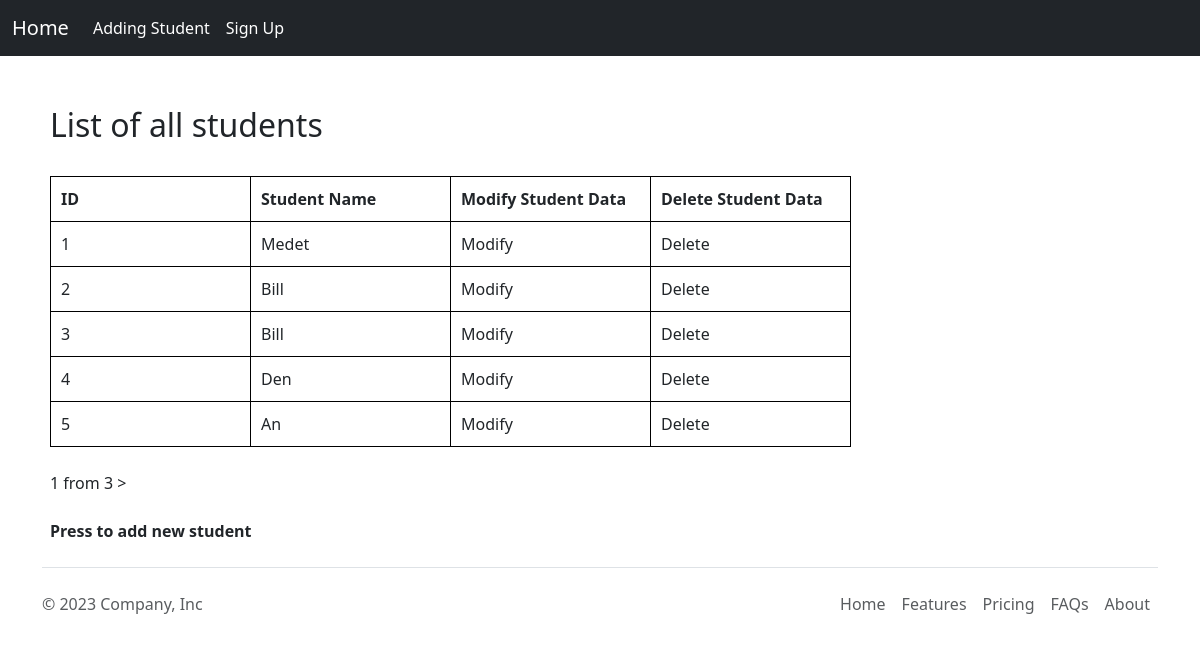
The page / on the database its author committed.
### app/models.py (models this page shows, shortened)
class Student(models.Model):
    name = models.CharField(max_length=30)
    lastname = models.CharField(max_length=30)
    grade = models.IntegerField()

### app/views.py (the view)
# urls.py: path('', StudentList.as_view(), name='home'),
class StudentList(ListView):
    model = Student
    template_name = 'home.html'
    context_object_name = 'students'
    ordering = 'id'
    paginate_by = 5
    def get_queryset(self):
        data = Student.objects.all()
        return data
    def get_context_data(self, **kwargs):
        context = super().get_context_data(**kwargs)
        context['students'] = context['page_obj']
        return context

### templates/home.html (shortened to what this page needs)
{% extends 'base.html' %}
{% block content %}
    <h2> List of all students </h2> <br>
    <table>
        <tr>
            <th> ID </th>
            <th> Student Name </th>
            <th> Modify Student Data </th>
            <th> Delete Student Data </th>
        </tr>
        {% for each in students %}
        <tr>
            <td>
                {{each.id}}
            </td>
            <td>
                <a href="{% url 'detail' each.pk %}"> {{ each.name }} </a>
            </td>
            <td>
                <a href="{% url 'update' each.pk %}"> Modify </a>
            </td>
            <td>
                <a href="{% url 'delete' each.pk %}"> Delete </a>
            </td>
        </tr>
        {% endfor %}
    </table>
    <br>
    <span class="current"> {{ students.number }} from {{ students.paginator.num_pages }}</span>
    {% if students.has_next %}
        <a href="?page={{ students.next_page_number }}"> > </a>
    {% endif %}
    <br><br>
    <strong> <a href="{% url 'add' %}"> Press to add new student </a> </strong>
{% endblock %}

### static/css/style.css (style rules this page uses)
* { margin-top:0px; padding:0px; }
th, td { border: 1px solid black; padding: 10px; width:200px; }
a { text-decoration: none; color: inherit; }

### rows shown on the page
Student: id "1", name "Medet"
Student: id "2", name "Bill"
Student: id "3", name "Bill"
Student: id "4", name "Den"
Student: id "5", name "An"

### other values the page prints
{{ students.number }} "1"
{{ students.paginator.num_pages }} "3"
